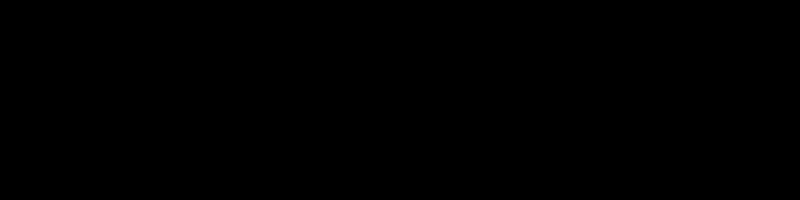
Frame 1 (no input)
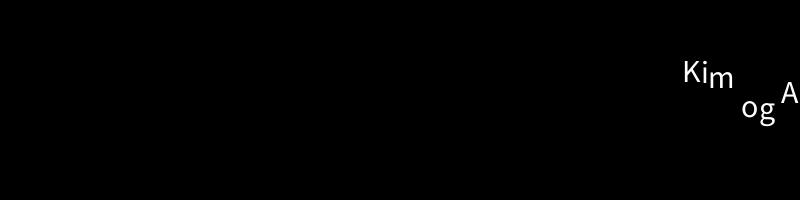
Frame 60 (the mouse pressed at the canvas centre just before this capture)
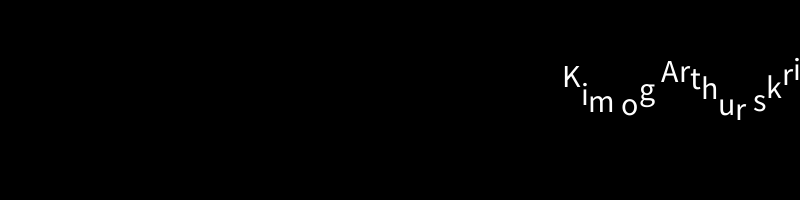
Frame 120 (the mouse held since frame 60 and released just before this capture)

The Processing sketch that drew these frames (run headless with seeded random() and noise(); from frame 60 on, the mouse is pressed at the canvas centre):

// Processing sketch: scroller_03
// ── scroller_03.pde
String message = "Kim og Arthur skrive processing! ";
float x; // X position for the scrolling text
float waveAmplitude = 20; // How high the wave effect should go
float waveFrequency = 0.05; // Frequency of the wave

void setup() {
  size(800, 200);
  textSize(32);  // You can use any font you like
  x = width;
}

void draw() {
  background(0);  // Black background
  fill(255);      // White text
  
  float waveOffset = millis() / 1000.0; // Use time to animate the wave
  
  float currentX = x; // Variable to track cumulative x position
  
  for (int i = 0; i < message.length(); i++) {
    char c = message.charAt(i);
    
    // Calculate wave effect using sin()
    float charY = height / 2 + sin(currentX * waveFrequency + waveOffset) * waveAmplitude;
    
    // Draw character at its position with wave effect
    text(c, currentX, charY);
    
    // Update currentX to the next character's position (accounting for variable width)
    currentX += textWidth(c);
  }
  
  // Scroll the text to the left
  x -= 2;
  
  // Reset x when the entire message has scrolled off-screen
  if (x < -textWidth(message)) {
    x = width;
  }
}
